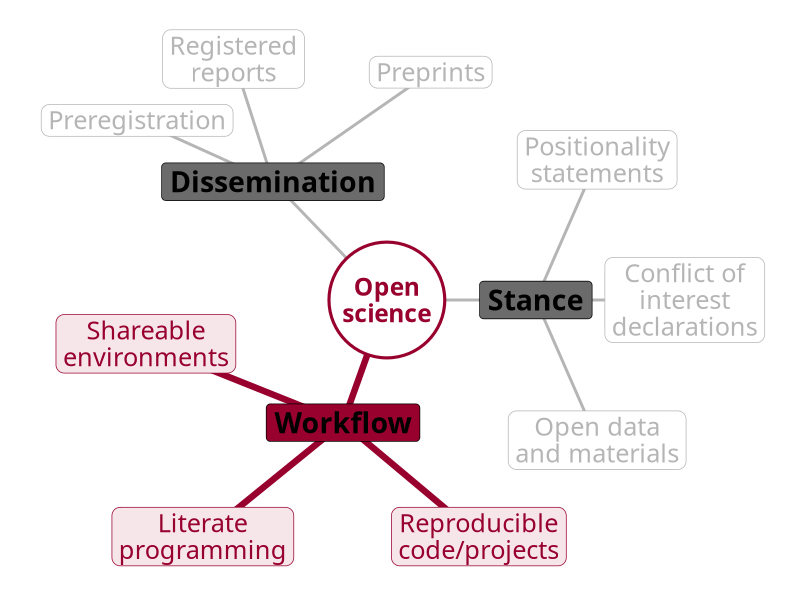
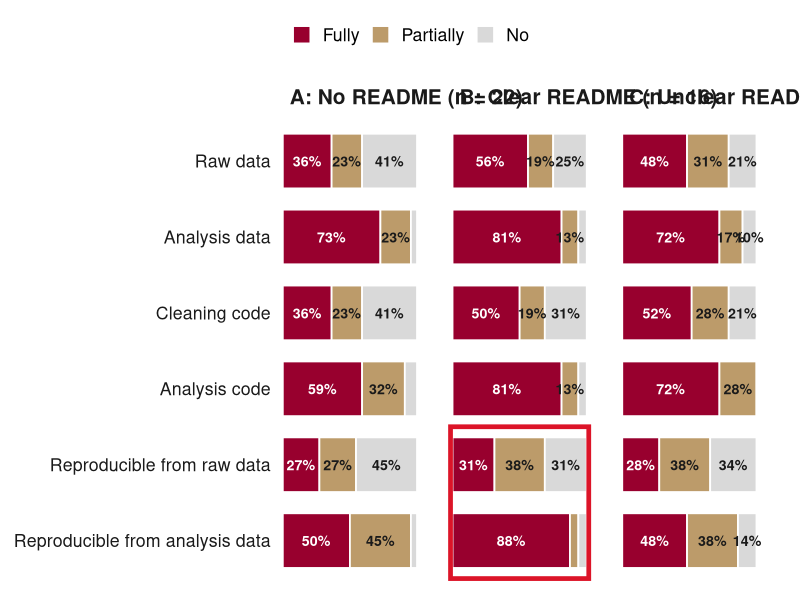

These figures' R source, in order:
## ---- chunk 1
#| label: open-science-map
#| echo: false
#| message: false
#| warning: false
#| fig-width: 6.4
#| fig-height: 5.2
#| fig-align: center
#| out-width: 100%
#| dpi: 300
#| dev: ragg_png
# Open science mind map, adapted from Casillas et al. (2025)
library(ggplot2)

hubs <- data.frame(
  branch = c("Dissemination", "Stance", "Workflow"),
  x = c(-1.3, 1.7, -0.5),
  y = c(1.35, 0, -1.4)
)
leaves <- data.frame(
  branch = rep(hubs$branch, each = 3),
  label = c(
    "Preregistration",
    "Registered\nreports",
    "Preprints",
    "Positionality\nstatements",
    "Conflict of\ninterest\ndeclarations",
    "Open data\nand materials",
    "Shareable\nenvironments",
    "Literate\nprogramming",
    "Reproducible\ncode/projects"
  ),
  x = c(-2.85, -1.75, 0.5, 2.4, 3.4, 2.4, -2.75, -2.1, 1.05),
  y = c(2.05, 2.75, 2.6, 1.6, 0, -1.6, -0.5, -2.7, -2.7)
)
leaves$hx <- hubs$x[match(leaves$branch, hubs$branch)]
leaves$hy <- hubs$y[match(leaves$branch, hubs$branch)]
hubs$focus <- hubs$branch == "Workflow"
leaves$focus <- leaves$branch == "Workflow"

maroon <- "#98002E"
grey <- "#B5B5B5"
ink <- "#1A1A1A"

ggplot() +
  # center -> hubs, hubs -> leaves
  geom_segment(
    data = hubs,
    aes(0, 0, xend = x, yend = y, color = focus, linewidth = focus),
    lineend = "round"
  ) +
  geom_segment(
    data = leaves,
    aes(hx, hy, xend = x, yend = y, color = focus, linewidth = focus),
    lineend = "round"
  ) +
  geom_label(
    data = leaves,
    aes(x, y, label = label, fill = focus, color = focus),
    family = "Source Sans Pro",
    size = 6.4,
    lineheight = 0.88,
    label.r = unit(6, "pt"),
    label.padding = unit(5, "pt"),
    linewidth = 0.4,
    text.colour = ink
  ) +
  geom_label(
    data = hubs,
    aes(x, y, label = branch, fill = I(ifelse(focus, maroon, "#6B6B6B"))),
    text.colour = "white",
    family = "Source Sans Pro",
    fontface = "bold",
    size = 7.2,
    label.r = unit(3, "pt"),
    label.padding = unit(6, "pt"),
    linewidth = 0
  ) +
  annotate(
    "point",
    0,
    0,
    size = 38,
    shape = 21,
    fill = "white",
    color = maroon,
    stroke = 1.6
  ) +
  annotate(
    "text",
    0,
    0,
    label = "Open\nscience",
    family = "Merriweather",
    fontface = "bold",
    size = 6.2,
    color = maroon,
    lineheight = 0.9
  ) +
  scale_color_manual(
    values = c(`FALSE` = grey, `TRUE` = maroon),
    guide = "none"
  ) +
  scale_fill_manual(
    values = c(`FALSE` = "white", `TRUE` = "#F6E6EA"),
    guide = "none"
  ) +
  scale_linewidth_manual(
    values = c(`FALSE` = 1, `TRUE` = 2.2),
    guide = "none"
  ) +
  coord_fixed(clip = "off", xlim = c(-4, 4.3), ylim = c(-3.05, 3.05)) +
  theme_void()
## ---- chunk 2
#| label: readme-repro
#| echo: false
#| message: false
#| warning: false
#| fig-width: 13
#| fig-height: 5.5
#| fig-align: center
#| out-width: 820px
#| dpi: 300
#| dev: ragg_png
# Brodeur, Abdul Baki, & Fazio (2026), Table 9
library(ggplot2)
library(tidyr)
suppressMessages(library(dplyr))

# Conditional percentages within each README group (rows sum to 100)
tab9 <- tribble(
  ~readme   , ~outcome                          , ~Fully , ~Partially , ~No    ,
  "none"    , "Raw data"                        , 36.364 , 22.727     , 40.909 ,
  "none"    , "Analysis data"                   , 72.727 , 22.727     ,  4.545 ,
  "none"    , "Cleaning code"                   , 36.364 , 22.727     , 40.909 ,
  "none"    , "Analysis code"                   , 59.091 , 31.818     ,  9.091 ,
  "none"    , "Reproducible from raw data"      , 27.273 , 27.273     , 45.455 ,
  "none"    , "Reproducible from analysis data" , 50.000 , 45.455     ,  4.545 ,
  "clear"   , "Raw data"                        , 56.250 , 18.750     , 25.000 ,
  "clear"   , "Analysis data"                   , 81.250 , 12.500     ,  6.250 ,
  "clear"   , "Cleaning code"                   , 50.000 , 18.750     , 31.250 ,
  "clear"   , "Analysis code"                   , 81.250 , 12.500     ,  6.250 ,
  "clear"   , "Reproducible from raw data"      , 31.250 , 37.500     , 31.250 ,
  "clear"   , "Reproducible from analysis data" , 87.500 ,  6.250     ,  6.250 ,
  "unclear" , "Raw data"                        , 48.276 , 31.034     , 20.690 ,
  "unclear" , "Analysis data"                   , 72.414 , 17.241     , 10.345 ,
  "unclear" , "Cleaning code"                   , 51.724 , 27.586     , 20.690 ,
  "unclear" , "Analysis code"                   , 72.414 , 27.586     ,  0.000 ,
  "unclear" , "Reproducible from raw data"      , 27.586 , 37.931     , 34.483 ,
  "unclear" , "Reproducible from analysis data" , 48.276 , 37.931     , 13.793
)

readme_labels <- c(
  none = "A: No README (n = 22)",
  clear = "B: Clear README (n = 16)",
  unclear = "C: Unclear README (n = 29)"
)

plot_df <- tab9 |>
  pivot_longer(Fully:No, names_to = "status", values_to = "pct") |>
  mutate(
    status = factor(status, levels = c("Fully", "Partially", "No")),
    readme = factor(readme_labels[readme], levels = readme_labels),
    # first level plots at the bottom, so reverse to read top-down
    outcome = factor(outcome, levels = rev(unique(tab9$outcome))),
    label = ifelse(pct >= 10, paste0(floor(pct + 0.5), "%"), "")
  )

# Box the two reproducibility rows in Panel B (clear README):
# 88% from analysis data vs. 31% from raw data
highlight_box <- tibble(
  readme = factor(readme_labels["clear"], levels = readme_labels),
  xmin = -1.5,
  xmax = 101.5,
  ymin = 0.5,
  ymax = 2.5
)

bc_colors <- c(Fully = "#98002E", Partially = "#BC9B6A", No = "#D9D9D9")
label_ink <- c(Fully = "white", Partially = "#1A1A1A", No = "#1A1A1A")

p <- ggplot(plot_df, aes(x = pct, y = outcome, fill = status)) +
  geom_col(
    position = position_stack(reverse = TRUE),
    width = 0.72,
    color = "white",
    linewidth = 0.6
  ) +
  geom_text(
    aes(label = label, color = status),
    position = position_stack(vjust = 0.5, reverse = TRUE),
    size = 3.6,
    fontface = "bold",
    show.legend = FALSE
  ) +
  geom_rect(
    data = highlight_box,
    inherit.aes = FALSE,
    aes(xmin = xmin, xmax = xmax, ymin = ymin, ymax = ymax),
    fill = NA,
    color = "#dc1428",
    linewidth = 1.6
  ) +
  facet_wrap(~readme, ncol = 3) +
  coord_cartesian(clip = "off") +
  scale_fill_manual(values = bc_colors, name = NULL) +
  scale_color_manual(values = label_ink, guide = "none") +
  # every bar sums to 100% and segments are labeled, so no x-axis needed
  scale_x_continuous(expand = c(0, 0), breaks = NULL) +
  labs(x = NULL, y = NULL) +
  theme_minimal(base_size = 16, base_family = "Helvetica") +
  theme(
    legend.position = "top",
    legend.justification = "left",
    legend.key.size = unit(0.5, "cm"),
    strip.text = element_text(face = "bold", hjust = 0, size = 15),
    axis.text.y = element_text(color = "#1A1A1A"),
    panel.grid = element_blank(),
    panel.spacing.x = unit(0.8, "cm"),
    plot.margin = margin(10, 30, 10, 10),
    plot.background = element_rect(fill = "white", color = NA)
  )

p
